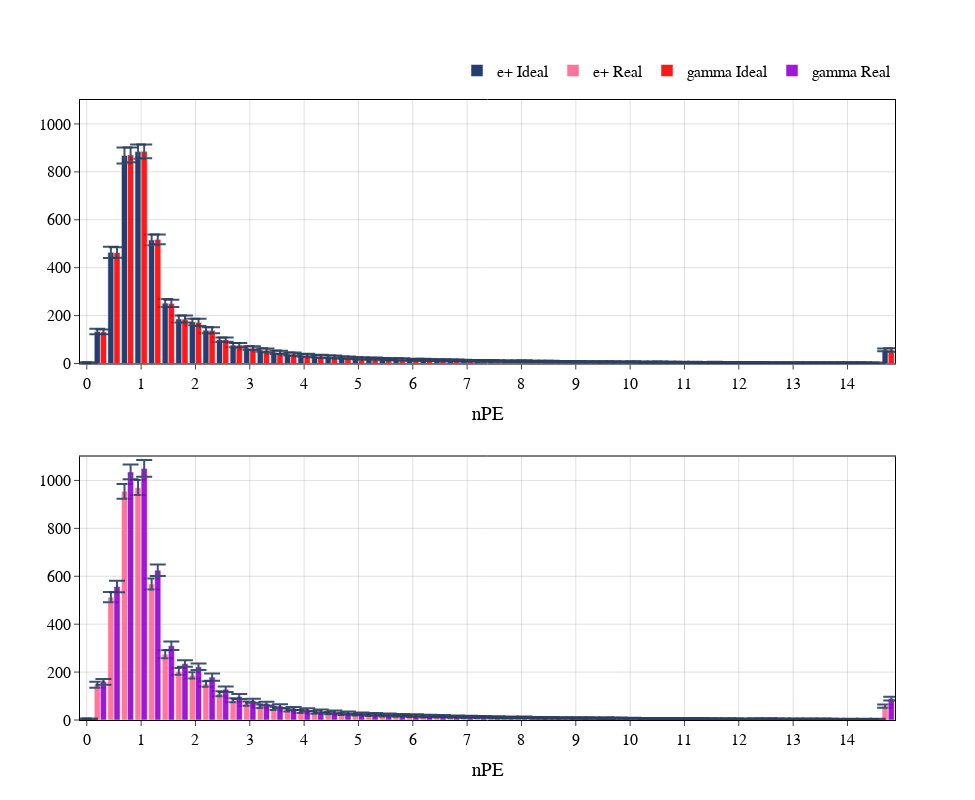

Write notebook code for a chart like this one.
### Code cell
import plotly.graph_objects as go
from plotly.subplots import make_subplots
import plotly.io as pio
pio.templates.default = 'plotly_white'

colors = [['#0D2A63', '#FF6692'], ['red', 'darkviolet']]
names = [['e+ Ideal', 'e+ Real'], ['gamma Ideal', 'gamma Real']]

fig = make_subplots(rows=2, cols=1)
for i in range(1, 3):
    for j in range(1, 3):
        fig.add_trace(
            go.Bar(
                x=bins,
                y=all_data_in_bins[i-1][j-1].mean(axis=0),
                opacity=0.9,
                name=names[i-1][j-1],
                showlegend=True,
                marker=dict(
                    color=colors[i-1][j-1]
                ),
                error_y=dict(
                        type='data',
                        array=all_data_in_bins[i-1][j-1].std(axis=0),
                        visible=True,
                        width=8
                    ),
    #                 marker=dict(color=bar_color)
            ), row=j, col=1
        )

xaxis = dict(
    showline=True,
    ticks='outside',
    mirror=True,
    linecolor='black',
    showgrid=True,
    dtick=dtick,
    gridcolor='grey',
    gridwidth=0.25,
)

yaxis = dict(
    showline=True,
    ticks='outside',
    mirror=True,
    linecolor='black',
    showgrid=True,
    gridcolor='grey',
    gridwidth=0.25,
    range=y_range
)

fig.update_layout(
#     title='Energy = {} MeV, R = [{}-{}] m.'.format(
#         edep_energy, R_lower, R_upper),
    xaxis1_title=xaxis_title,
    xaxis2_title=xaxis_title,
    xaxis1 = xaxis,
    xaxis2 = xaxis,
    yaxis1 = yaxis,
    yaxis2 = yaxis,
    width=975,
    height=800,
#     barmode='overlay',
    font = dict(
        family="Times New Roman",
        size=16,
        color='black'
    ),
    legend = dict(
        orientation="h",
        yanchor="bottom",
        y=1.02,
        xanchor="right",
        x=1
    ),
    bargap=0.1,
    bargroupgap=0
)

fig.show()
pio.write_image(
    fig, 'plots/plot_avg_signals_comparison_{}.pdf'.format(mode),
    width=975, height=800)

### Figure 1 — Plotly figure (JSON) as saved in the notebook; plotly's stock layout.template omitted (floating-point values rounded to 4 significant figures)
{"data": [{"error_y": {"array": [1.817, 11.52, 23.79, 33.75, 29.82, 22.22, 16.67, 14.65, 13.86, 12.32, 9.13, 9.223, 7.301, 7.518, 7.178, 6.449, 5.754, 5.16, 5.708, 4.488, 4.374, 4.358, 4.478, 4.424, 3.844, 3.915, 3.457, 3.632, 3.633, 3.449, 3.097, 2.955, 2.858, 2.972, 2.781, 2.864, 2.847, 2.506, 2.261, 2.539, 2.468, 2.597, 2.613, 2.394, 2.08, 2.315, 1.997, 2.026, 1.964, 1.967, 1.895, 1.885, 1.925, 1.91, 2.005, 1.767, 1.763, 1.834, 1.559, 6.004], "type": "data", "visible": true, "width": 8}, "marker": {"color": "#0D2A63"}, "name": "e+ Ideal", "opacity": 0.9, "showlegend": true, "type": "bar", "x": [0, 0.25, 0.5, 0.75, 1, 1.25, 1.5, 1.75, 2, 2.25, 2.5, 2.75, 3, 3.25, 3.5, 3.75, 4, 4.25, 4.5, 4.75, 5, 5.25, 5.5, 5.75, 6, 6.25, 6.5, 6.75, 7, 7.25, 7.5, 7.75, 8, 8.25, 8.5, 8.75, 9, 9.25, 9.5, 9.75, 10, 10.25, 10.5, 10.75, 11, 11.25, 11.5, 11.75, 12, 12.25, 12.5, 12.75, 13, 13.25, 13.5, 13.75, 14, 14.25, 14.5, 14.75, 100], "xaxis": "x", "y": [3.318, 133.4, 464.1, 868.2, 884.5, 515.8, 252.1, 185.9, 173.3, 139.1, 99.37, 76.85, 64.71, 56.05, 47.3, 39.43, 34.39, 30.7, 27.24, 24.4, 21.67, 20.12, 18.52, 17.82, 15.33, 15.4, 13.98, 13.24, 11.71, 11.6, 11.1, 9.798, 9.55, 8.426, 8.31, 7.721, 7.24, 7.326, 6.837, 6.426, 6.163, 5.674, 5.891, 5.078, 5.318, 4.814, 4.488, 4.31, 4.419, 3.977, 4.233, 3.674, 3.457, 3.38, 3.395, 2.977, 3.178, 3.016, 2.953, 56.98], "yaxis": "y"}, {"error_y": {"array": [1.984, 12.49, 21.45, 30.81, 31.04, 23.0, 16.37, 14.0, 13.31, 11.63, 10.16, 8.217, 8.718, 7.494, 6.755, 6.524, 6.043, 6.062, 5.122, 4.896, 4.469, 4.383, 4.326, 4.646, 4.42, 4.339, 3.946, 3.494, 3.351, 3.619, 3.103, 3.078, 3.215, 2.99, 2.813, 2.641, 2.759, 2.779, 2.512, 2.591, 2.457, 2.183, 2.344, 2.394, 2.406, 2.316, 2.17, 1.993, 1.924, 1.943, 2.263, 1.987, 1.7, 2.012, 1.819, 1.649, 1.636, 1.648, 1.556, 6.487], "type": "data", "visible": true, "width": 8}, "marker": {"color": "#FF6692"}, "name": "e+ Real", "opacity": 0.9, "showlegend": true, "type": "bar", "x": [0, 0.25, 0.5, 0.75, 1, 1.25, 1.5, 1.75, 2, 2.25, 2.5, 2.75, 3, 3.25, 3.5, 3.75, 4, 4.25, 4.5, 4.75, 5, 5.25, 5.5, 5.75, 6, 6.25, 6.5, 6.75, 7, 7.25, 7.5, 7.75, 8, 8.25, 8.5, 8.75, 9, 9.25, 9.5, 9.75, 10, 10.25, 10.5, 10.75, 11, 11.25, 11.5, 11.75, 12, 12.25, 12.5, 12.75, 13, 13.25, 13.5, 13.75, 14, 14.25, 14.5, 14.75, 100], "xaxis": "x2", "y": [3.969, 147.0, 512.6, 954.7, 970.5, 567.6, 274.4, 202.8, 186.4, 150.4, 109.4, 82.75, 68.14, 57.55, 48.38, 41.53, 35.74, 31.74, 28.68, 25.46, 22.89, 21.25, 18.52, 17.85, 16.89, 15.08, 14.81, 12.62, 12.19, 11.72, 10.36, 9.775, 9.349, 8.884, 8.333, 7.752, 7.806, 7.45, 6.318, 6.442, 5.992, 5.961, 5.333, 5.302, 5.155, 4.853, 4.922, 4.496, 4.062, 3.659, 4.256, 3.814, 3.233, 3.543, 3.605, 3.295, 2.884, 2.891, 2.62, 57.88], "yaxis": "y2"}, {"error_y": {"array": [1.587, 9.998, 21.69, 30.72, 28.78, 20.75, 15.06, 14.6, 14.65, 12.64, 9.122, 9.336, 7.933, 8.048, 6.992, 6.761, 5.971, 5.847, 5.45, 5.048, 4.67, 4.279, 4.041, 4.527, 4.245, 4.05, 3.77, 3.309, 3.239, 3.607, 2.941, 3.018, 3.392, 2.759, 2.76, 2.724, 2.924, 2.572, 2.594, 2.547, 2.54, 2.375, 2.352, 2.214, 1.982, 2.154, 2.214, 2.011, 2.047, 1.951, 1.864, 1.824, 1.894, 1.725, 1.711, 1.846, 1.971, 1.795, 1.612, 7.313], "type": "data", "visible": true, "width": 8}, "marker": {"color": "red"}, "name": "gamma Ideal", "opacity": 0.9, "showlegend": true, "type": "bar", "x": [0, 0.25, 0.5, 0.75, 1, 1.25, 1.5, 1.75, 2, 2.25, 2.5, 2.75, 3, 3.25, 3.5, 3.75, 4, 4.25, 4.5, 4.75, 5, 5.25, 5.5, 5.75, 6, 6.25, 6.5, 6.75, 7, 7.25, 7.5, 7.75, 8, 8.25, 8.5, 8.75, 9, 9.25, 9.5, 9.75, 10, 10.25, 10.5, 10.75, 11, 11.25, 11.5, 11.75, 12, 12.25, 12.5, 12.75, 13, 13.25, 13.5, 13.75, 14, 14.25, 14.5, 14.75, 100], "xaxis": "x", "y": [3.149, 132.3, 463.3, 870.9, 885.6, 518.1, 250.6, 185.5, 171.7, 138.6, 99.76, 76.45, 64.06, 54.97, 46.16, 39.18, 34.57, 30.2, 27.6, 24.59, 21.84, 20.74, 17.99, 17.55, 15.85, 14.8, 13.58, 12.98, 11.62, 10.93, 10.57, 9.432, 9.709, 8.851, 8.385, 7.628, 7.155, 6.845, 6.858, 6.203, 6.628, 5.385, 5.541, 5.399, 4.777, 4.486, 4.75, 4.209, 4.419, 3.946, 3.676, 3.872, 3.764, 3.372, 3.392, 3.284, 3.189, 3.007, 2.764, 55.91], "yaxis": "y"}, {"error_y": {"array": [2.198, 12.23, 23.59, 30.71, 34.83, 23.99, 17.49, 13.65, 13.59, 15.22, 11.35, 10.56, 8.21, 8.027, 8.1, 5.964, 6.268, 6.772, 6.16, 5.689, 4.782, 4.772, 4.712, 4.18, 4.595, 4.42, 3.916, 4.075, 3.706, 3.578, 3.64, 3.225, 3.174, 3.024, 3.091, 2.595, 3.193, 2.941, 3.148, 2.646, 2.33, 2.297, 2.391, 2.271, 2.332, 2.275, 2.334, 2.231, 2.099, 2.333, 2.194, 1.89, 1.972, 2.018, 1.978, 1.757, 1.871, 1.67, 1.813, 7.992], "type": "data", "visible": true, "width": 8}, "marker": {"color": "darkviolet"}, "name": "gamma Real", "opacity": 0.9, "showlegend": true, "type": "bar", "x": [0, 0.25, 0.5, 0.75, 1, 1.25, 1.5, 1.75, 2, 2.25, 2.5, 2.75, 3, 3.25, 3.5, 3.75, 4, 4.25, 4.5, 4.75, 5, 5.25, 5.5, 5.75, 6, 6.25, 6.5, 6.75, 7, 7.25, 7.5, 7.75, 8, 8.25, 8.5, 8.75, 9, 9.25, 9.5, 9.75, 10, 10.25, 10.5, 10.75, 11, 11.25, 11.5, 11.75, 12, 12.25, 12.5, 12.75, 13, 13.25, 13.5, 13.75, 14, 14.25, 14.5, 14.75, 100], "xaxis": "x2", "y": [4.072, 159.4, 557.3, 1036.0, 1050.0, 625.5, 310.1, 235.6, 222.0, 179.3, 128.1, 97.72, 80.28, 68.41, 57.69, 48.03, 42.37, 36.71, 33.12, 29.82, 26.61, 24.12, 22.07, 20.47, 19.07, 17.18, 16.81, 15.09, 13.97, 13.55, 12.47, 11.42, 11.04, 9.776, 9.474, 9.217, 8.48, 8.033, 7.842, 7.651, 7.112, 6.197, 6.204, 6.217, 5.836, 5.599, 5.461, 4.967, 4.441, 4.737, 5.013, 4.257, 4.283, 3.993, 4.033, 3.888, 3.513, 3.507, 3.447, 89.45], "yaxis": "y2"}], "layout": {"bargap": 0.1, "bargroupgap": 0, "font": {"color": "black", "family": "Times New Roman", "size": 16}, "height": 800, "legend": {"orientation": "h", "x": 1, "xanchor": "right", "y": 1.02, "yanchor": "bottom"}, "width": 975, "xaxis": {"anchor": "y", "domain": [0, 1], "dtick": 1, "gridcolor": "grey", "gridwidth": 0.25, "linecolor": "black", "mirror": true, "showgrid": true, "showline": true, "ticks": "outside", "title": {"text": "nPE"}}, "xaxis2": {"anchor": "y2", "domain": [0, 1], "dtick": 1, "gridcolor": "grey", "gridwidth": 0.25, "linecolor": "black", "mirror": true, "showgrid": true, "showline": true, "ticks": "outside", "title": {"text": "nPE"}}, "yaxis": {"anchor": "x", "domain": [0.575, 1], "gridcolor": "grey", "gridwidth": 0.25, "linecolor": "black", "mirror": true, "range": [0, 1100], "showgrid": true, "showline": true, "ticks": "outside"}, "yaxis2": {"anchor": "x2", "domain": [0, 0.425], "gridcolor": "grey", "gridwidth": 0.25, "linecolor": "black", "mirror": true, "range": [0, 1100], "showgrid": true, "showline": true, "ticks": "outside"}}}
